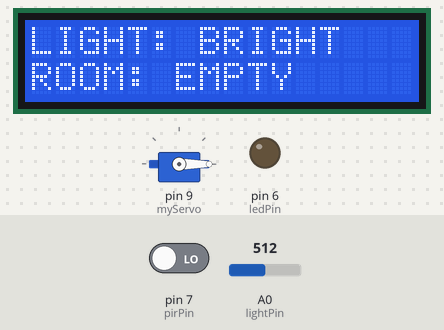
Bench run of a sketch on a simulated Arduino Uno, built with avr-gcc and run on an emulated ATmega328P. Parts: servo, 16×2 character LCD, output pins drawn as LEDs (lit = HIGH). The inputs (shaded band) are chosen by the test bench; at power-on: A0 (lightPin) = 512, pin 7 (pirPin) LOW. What the sketch prints to the serial monitor is not drawn.

Above: at 2.7 s.
2.8 s: A0 (lightPin) set to 314
4.5 s: A0 (lightPin) set to 282
At 5.8 s:
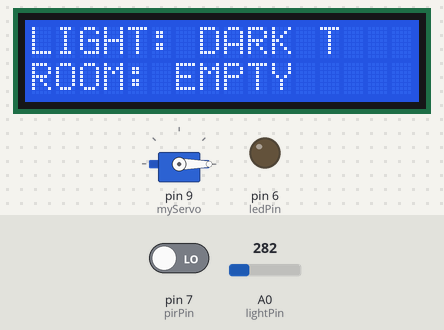
6.6 s: pin 7 (pirPin) driven HIGH
At 8.6 s:
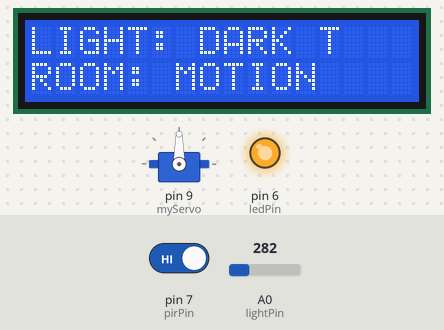
8.9 s: A0 (lightPin) set to 306
At 9.6 s:
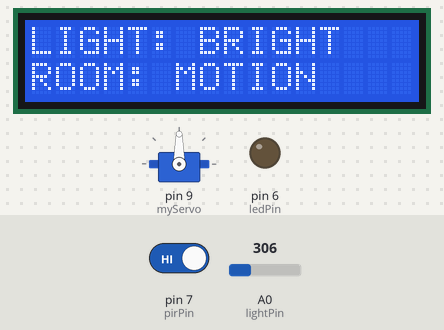
10.7 s: pin 7 (pirPin) driven LOW
At 11.42 s:
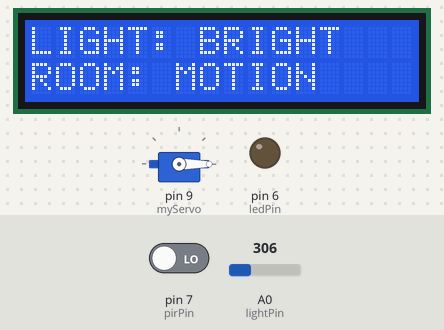
13.0 s: pin 7 (pirPin) driven HIGH
At 13.69 s:
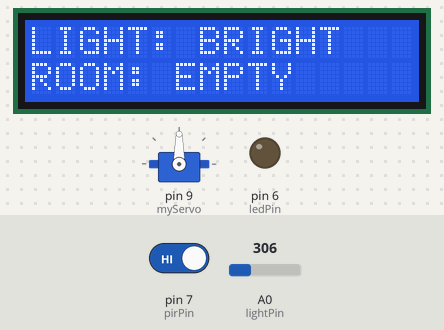
Timing chart, 0 to 16.0 s (numbered marks = the images above; inputs shaded):
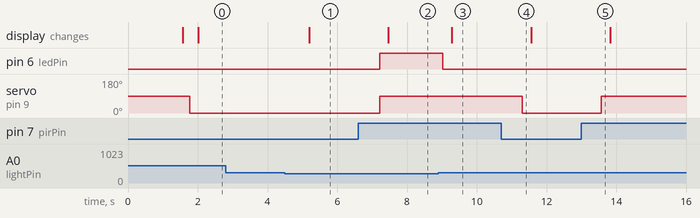

The sketch:

smart-room-controller.ino
```cpp
#include <Servo.h>
Servo myServo;

#include <LiquidCrystal.h>

LiquidCrystal lcd(12, 11, 5, 4, 3, 2);

const int pirPin = 7;

const int lightPin = A0;
const int ledPin = 6;
const int lightThreshold = 300;


void setup() {
  Serial.begin(9600);

  pinMode(pirPin, INPUT);
  pinMode(ledPin, OUTPUT);

  myServo.attach(9);
  myServo.write(90);

  lcd.begin(16, 2);
  lcd.print("Smart Room");
  delay(1500);
  lcd.clear();
}


void loop(){

int motionState = digitalRead(pirPin);

Serial.print("Motion: ");
Serial.println(motionState);

delay(200);


int lightValue = analogRead(lightPin);

Serial.print("Light Level: ");
Serial.println(lightValue);

if (lightValue < lightThreshold && motionState == HIGH) {
  digitalWrite(ledPin, HIGH);
}
else {
  digitalWrite(ledPin, LOW);
}

if (motionState == HIGH) {
  myServo.write(90);
}
else {
  myServo.write(0);
}

delay(250);

lcd.setCursor(0, 0);
lcd.print("LIGHT: ");

if (lightValue < lightThreshold) {
  lcd.print("DARK ");
}
else {
  lcd.print("BRIGHT");
}

lcd.setCursor(0, 1);
lcd.print("ROOM: ");

if(motionState == HIGH) {
  lcd.print("MOTION");
}
else {
  lcd.print("EMPTY ");
}
}
```

Measured:
- the behaviour switches between 300 and 299 on A0 (lightPin) (found by bisection; images 0 and 1)
- after the input at 2.8 s, every drawn part: stays the same
- after the input at 4.5 s, the display: changes after 0.70 s (image 1)
- after the input at 6.6 s, pin 6 (ledPin): LOW → HIGH after 0.62 s; servo on pin 9 (myServo): 0° → 90° after 0.62 s; the display: changes after 0.87 s (image 2)
- after the input at 8.9 s, pin 6 (ledPin): HIGH → LOW after 0.13 s; the display: changes after 0.39 s (image 3)
- after the input at 10.7 s, servo on pin 9 (myServo): 90° → 0° after 0.60 s
- after the input at 13.0 s, servo on pin 9 (myServo): 0° → 90° after 0.57 s
